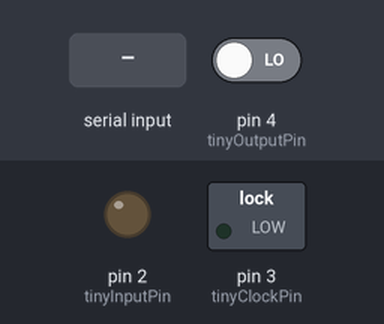
Simulated run of this sketch. Board: Arduino Uno, built with avr-gcc and run on an emulated ATmega328P. Parts: switched loads named in the sketch (green lamp = pin HIGH), output pins drawn as LEDs (lit = HIGH). Dashed ring = blinking. The test bench sets the inputs (shaded band); at power-on: pin 4 (tinyOutputPin) LOW. What the sketch prints to the serial monitor is not drawn.

Above: at 1.2 s.
1.3 s: "90,45\n" received over Serial
2.9 s: byte 1 (1) received over Serial
4.4 s: "R" received over Serial
5.9 s: "30,150\n" received over Serial
7.4 s: "54\n" received over Serial
At 7.55 s:
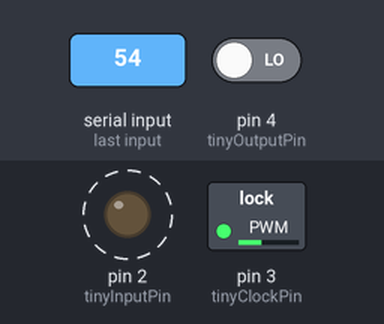
At 8.73 s:
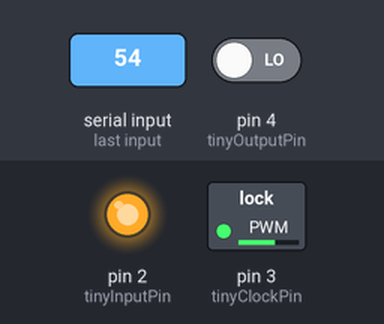
Timing chart, 0 to 11.4 s (numbered marks = the images above; inputs shaded):
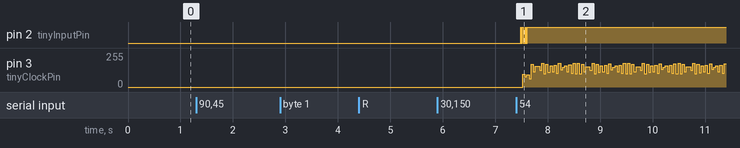

The sketch:

ArduinoControl.ino
```cpp
const byte tinyClockPin = 3;
const byte tinyInputPin = 2;
const byte tinyOutputPin = 4;
const byte signalDelay = 3;
const char characterSet[] = " ABCDEFGHIJKLMNOPQRSTUVWXYZ.?!0123456789,'\":_+-*/=<>()#";

byte textBuffer[500];

void sendStartConditionToTiny()
{
  digitalWrite(tinyInputPin, HIGH);
  delay(signalDelay);
  digitalWrite(tinyClockPin, HIGH);
  delay(signalDelay);
  digitalWrite(tinyInputPin, LOW);
  delay(signalDelay);
  digitalWrite(tinyClockPin, LOW);
  delay(signalDelay);
}

void sendBitToTiny(byte data)
{
  if (data > 0)
  {
    digitalWrite(tinyInputPin, HIGH);
  } else {
    digitalWrite(tinyInputPin, LOW);
  }
  delay(signalDelay);
  digitalWrite(tinyClockPin, HIGH);
  delay(signalDelay);
  digitalWrite(tinyClockPin, LOW);
  delay(signalDelay);
}

void sendSequenceToTiny(byte sequence)
{
  Serial.print(sequence);
  Serial.print(" ");
  byte mask = 1;
  byte count = 0;
  while (count < 8)
  {
    byte tempResult = sequence & mask;
    sendBitToTiny(tempResult);
    mask *= 2;
    count += 1;
  }
}

byte receiveSequenceFromTiny()
{
  byte output = 0;
  byte mask = 1;
  byte count = 0;
  while (count < 8)
  {
    digitalWrite(tinyClockPin, HIGH);
    delay(signalDelay);
    if (digitalRead(tinyOutputPin) == HIGH)
    {
      output = output | mask;
    }
    delay(signalDelay);
    digitalWrite(tinyClockPin, LOW);
    delay(signalDelay);
    mask *= 2;
    count += 1;
  }
  Serial.print(output);
  Serial.print(" ");
  return output;
}

void readDataFromTinyToTextBuffer(unsigned int address, unsigned int amount)
{
  pinMode(tinyInputPin, OUTPUT);
  sendStartConditionToTiny();
  sendBitToTiny(0);
  sendSequenceToTiny(address % 256);
  sendSequenceToTiny(address / 256);
  byte *destination = textBuffer;
  unsigned int count = 0;
  while (count < amount)
  {
    delay(signalDelay * 5);
    byte data = receiveSequenceFromTiny();
    *destination = data;
    destination += 1;
    count += 1;
  }
  pinMode(tinyInputPin, INPUT);
}

unsigned int lastWriteAddress;

void writeDataToTinyFromTextBuffer(unsigned int address, unsigned int amount)
{
  pinMode(tinyInputPin, OUTPUT);
  sendStartConditionToTiny();
  sendBitToTiny(1);
  sendSequenceToTiny(address % 256);
  sendSequenceToTiny(address / 256);
  unsigned int addressOffset = 0;
  byte *sequence = textBuffer;
  unsigned int count = 0;
  while (count < amount)
  {
    byte data = *sequence;
    // Number sign.
    if (data == 54)
    {
      data = 0;
      sequence += 1;
      data += ((*sequence) - 30) * 100;
      sequence += 1;
      data += ((*sequence) - 30) * 10;
      sequence += 1;
      data += (*sequence) - 30;
      count += 3;
    }
    sendSequenceToTiny(data);
    delay(signalDelay * 8);
    addressOffset += 1;
    sequence += 1;
    count += 1;
  }
  pinMode(tinyInputPin, INPUT);
  lastWriteAddress = address + addressOffset;
}

void waitForSerialInput()
{
  while (1 == 1)
  {
    if (Serial.available() > 0)
    {
      break;
    }
    delay(50);
  }
}

unsigned int getSerialInput()
{
  byte *destination = textBuffer;
  unsigned int count = 0;
  while (1 == 1)
  {
    *destination = Serial.read();
    destination += 1;
    count += 1;
    int abortDelay = 10;
    while (Serial.available() == 0)
    {
      delay(5);
      abortDelay -= 1;
      if (abortDelay < 1)
      {
        return count;
      }
    }
  }
}

unsigned int convertTextBufferToAddress(unsigned int amount)
{
  unsigned int output = 0;
  unsigned int digitValue = 1;
  unsigned int count = 1;
  while (count < amount)
  {
    digitValue *= 10;
    count += 1;
  }
  byte *sequence = textBuffer;
  count = 0;
  while (count < amount)
  {
    output += digitValue * (*sequence - '0');
    digitValue /= 10;
    sequence += 1;
    count += 1;
  }
  return output;
}

byte convertAsciiToDuoEncoding(byte character)
{
  byte index = 0;
  while (index < 150)
  {
    if (character == characterSet[index])
    {
      return index;
    }
    index += 1;
  }
  return 255;
}

void readDataFromTinyAndDisplay(unsigned int commandAddress, unsigned int readAmount)
{
  Serial.println("Attempting to read...");
  readDataFromTinyToTextBuffer(commandAddress, readAmount);
  Serial.println();
  unsigned int index = 0;
  while (index < readAmount)
  {
    byte tempData = textBuffer[index];
    Serial.print(characterSet[tempData]);
    index += 1;
  }
  Serial.println();
}

void setup()
{
  Serial.begin(9600);
  pinMode(tinyClockPin, OUTPUT);
  pinMode(tinyInputPin, INPUT);
  pinMode(tinyOutputPin, INPUT);
  digitalWrite(tinyClockPin, LOW);

  byte index = 10;
  while (index < 14)
  {
    pinMode(index, INPUT);
    index += 1;
  }

}

void loop()
{
  while (1 == 1)
  {
    Serial.println("Please enter a command: R or W.");
    waitForSerialInput();

    unsigned int tempAmount = getSerialInput();
    if (tempAmount != 1)
    {
      Serial.println("You entered too many characters.");
      break;
    }
    byte commandType = 255;
    if (textBuffer[0] == 'R')
    {
      commandType = 0;
    }
    if (textBuffer[0] == 'W')
    {
      commandType = 1;
    }
    if (commandType == 255)
    {
      Serial.println("You did not enter a valid command.");
      break;
    }
    Serial.println("Please enter an address (or L for last write address).");
    waitForSerialInput();
    tempAmount = getSerialInput();
    unsigned int commandAddress;
    byte hasSetAddress = false;
    if (tempAmount == 1)
    {
      if (textBuffer[0] == 'L')
      {
        commandAddress = lastWriteAddress;
        hasSetAddress = true;
      }
    }
    if (!hasSetAddress)
    {
      commandAddress = convertTextBufferToAddress(tempAmount);
    }
    Serial.println(commandAddress);
    if (commandType == 0)
    {
      Serial.println("Please enter a number of characters.");
      waitForSerialInput();
      tempAmount = getSerialInput();
      unsigned int readAmount = convertTextBufferToAddress(tempAmount);
      readDataFromTinyAndDisplay(commandAddress, readAmount);
    }
    if (commandType == 1)
    {
      Serial.println("Please enter some text.");
      waitForSerialInput();
      unsigned int writeAmount = getSerialInput();
      unsigned int index = 0;
      while (index < writeAmount)
      {
        char tempCharacter = textBuffer[index];
        Serial.print(tempCharacter);
        index += 1;
      }
      Serial.println();
      Serial.println("Attempting to write text...");
      index = 0;
      while (index < writeAmount)
      {
        char tempCharacter = textBuffer[index];
        textBuffer[index] = convertAsciiToDuoEncoding(tempCharacter);
        index += 1;
      }
      writeDataToTinyFromTextBuffer(commandAddress, writeAmount);
      Serial.println();
      Serial.println("Read back data? Y or N");
      waitForSerialInput();
      tempAmount = getSerialInput();
      if (textBuffer[0] == 'Y')
      {
        readDataFromTinyAndDisplay(commandAddress, writeAmount);
      }
    }
  }
}
```

Measured:
- after the input at 1.3 s, every drawn part: stays the same
- after the input at 2.9 s, every drawn part: stays the same
- after the input at 4.4 s, every drawn part: stays the same
- after the input at 5.9 s, every drawn part: stays the same
- after the input at 7.4 s, pin 2 (tinyInputPin): alternates HIGH for 0.01 s and LOW for 0.03 s, 7 changes in all, then stays HIGH, starting after 0.08 s
